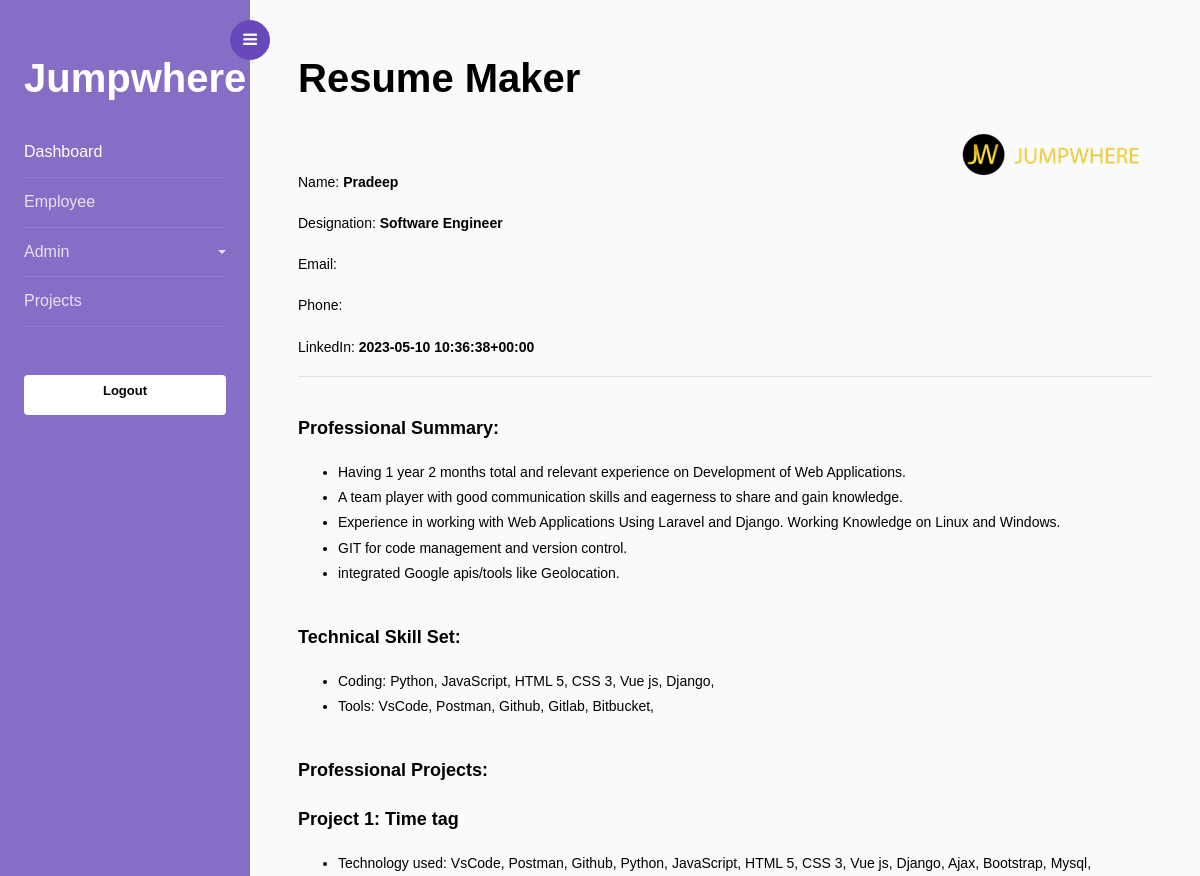
Before: /view_resume/2 (upper part) with the older database file.
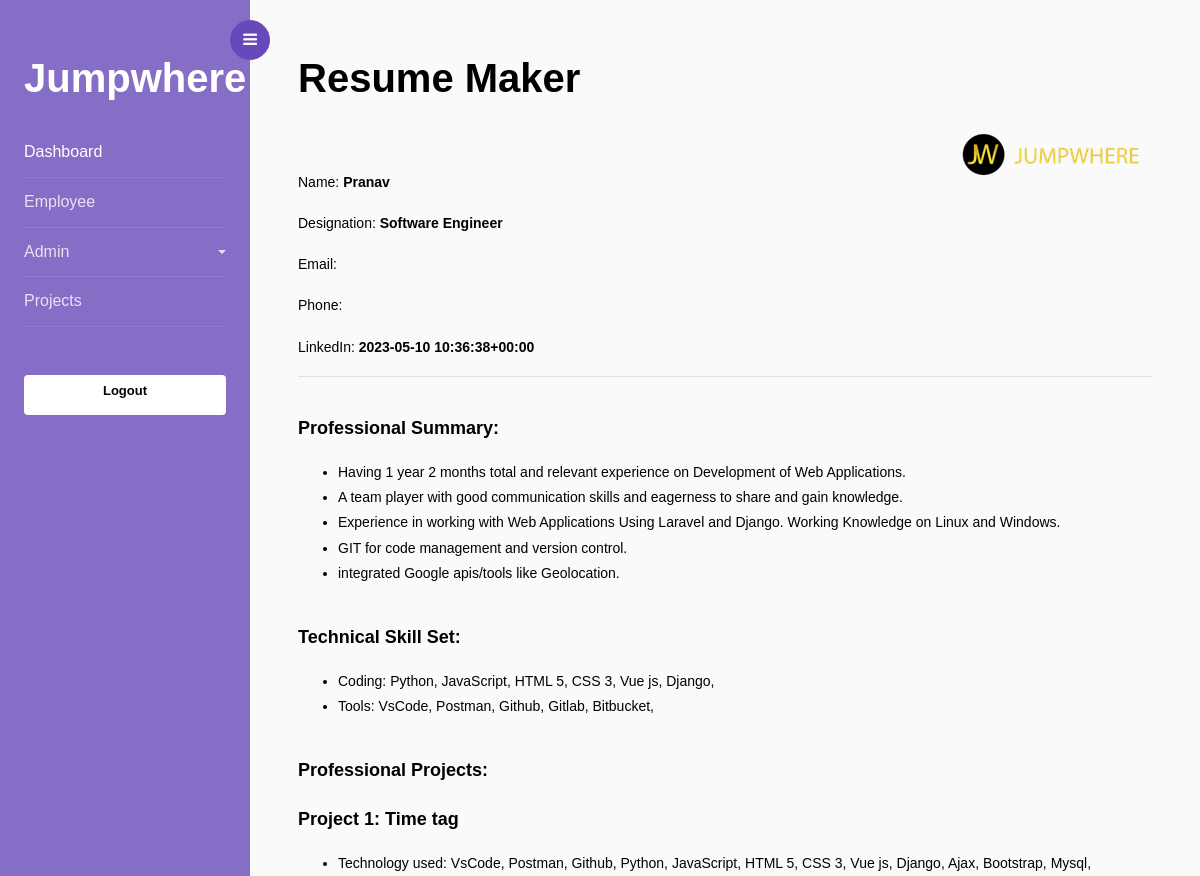
After: the same page with the newer database file.
### resume/models.py (models this page shows, shortened)
class Employee(models.Model):
    name = models.CharField(max_length=50)
    email = models.EmailField(max_length=255, blank=True)
    phone = models.CharField(max_length=20)
    linkedin = models.URLField(max_length=200)
    professional_summary = models.TextField()
    tools = models.ManyToManyField(Tool)
    coding_skills = models.ManyToManyField(CodingSkill)
    designation = models.ForeignKey(Designation, on_delete=models.CASCADE)
    is_current_employee = models.BooleanField(default=True)
    is_deleted = models.BooleanField(default=False)
    mapped_project = models.ManyToManyField(Projects)

### resume/views.py (the view)
# urls.py: path('view_resume/<int:id>', views.view_resume, name="view_resume"),
def view_resume(request,id):
    employee = get_object_or_404(Employee, id=id)
    ename = employee.name
    edesignation=employee.designation
    eeamil = employee.email
    ephone = employee.phone
    elinkedin = employee.linkedin
    epsummery = employee.professional_summary.split('#')
    etools=employee.tools.all()
    eskill=employee.coding_skills.all()
    eid=id
    eproject=employee.mapped_project.all()
    for project in eproject:
        project.role_responsibilities = project.role_responsibilities.split('#')
        project.technology_used = ast.literal_eval(project.technology_used)
    context = {
        'ename': ename,
        'edesignation': edesignation,
        'eemail' : eeamil,
        'ephone' : ephone,
        'elinkedin' : elinkedin,
        'epsummery': epsummery,
        'etools': etools,
        'eskill': eskill,
        'eid': eid,
        'eproject': eproject,
        }
    return render(request, 'resume.html', context)

### resume/models.py (called while the page is built)
    def __str__(self):
        return self.name

    def __str__(self):
        return self.name

    def __str__(self):
        return self.name

### templates/resume.html (shortened to what this page needs)
{% extends 'home.html' %}
{% load static %}
{% block content %}
<div id="pdf-content" style="color:black ;">
	<div class="logo"  style="float:right ;">
		<img src="{% static 'image/jumpwhere.png' %}" alt="JumpWhere">
	</div>
    <p class="name" style="padding-top: 1cm;display:block;">Name: <b>{{ ename }}</b></p>
    <p class="designation" style="padding-top: -0.25cm;">Designation: <b>{{ edesignation }}</b></p>
	<p class="email" style="padding-top: -0.25cm;">Email: <b>{{ eemail }}</b></p>
	<p class="phone" style="padding-top: -0.25cm;">Phone: <b>{{ ephone }}</b></p>
	<p class="linkedin" style="padding-top: -0.25cm;">LinkedIn: <b>{{ elinkedin }}</b></p>
	<hr>
	<p class="heading" style="padding-top: 0.5cm;font-size: large;font-weight: bold;">Professional Summary:</p>
	<ul>
		{% for summary in epsummery %}
        {% if summary %}
            <li>{{ summary }}</li>
        {% endif %}
   		{% endfor %}
	</ul>
	<p class="heading1" style="padding-top: 0.5cm;font-size: large;font-weight: bold;">Technical Skill Set:</p>
	<ul>
		<li>Coding: {% for skill in eskill %}{{ skill }}, {% endfor %}</li>
		<li>Tools: {% for tool in etools %}{{ tool }}, {% endfor %}</li>
	</ul>
	<p class="heading1" style="padding-top: 0.5cm;font-size: large;font-weight: bold;">Professional Projects:</p>
	{% for project in eproject %}
	<p style="font-size:large;font-weight:bold">Project {{ forloop.counter }}: {{ project.project_name }}</p>
	<ul>
		<li>Technology used: {% for tech in project.technology_used %}{{ tech }}, {% endfor %}</li>
	</ul>
{% endfor %}
</div>
{% endblock %}

Changed rows visible on the page:
changed Employee: name "Pradeep" → "Pranav"
